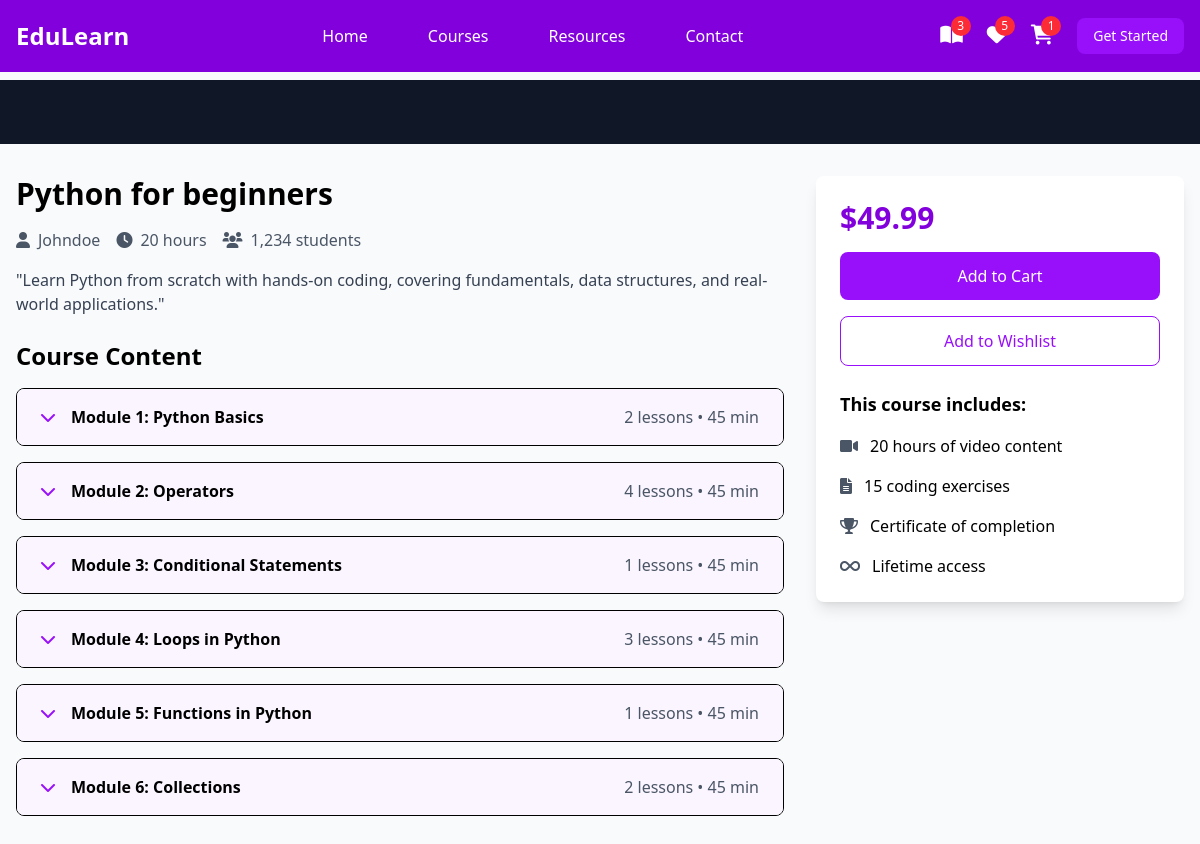
Screenshot of /student/coursedetail/1/ (signed in) with the database file from the repository.
### instructor/models.py (models this page shows, shortened)
class User(AbstractUser):
    ROLE_OPTIONS={
        ("student","student"),
        ("instructor","instructor")
    }
    role=models.CharField(max_length=20,choices=ROLE_OPTIONS,default="student")

class Course(models.Model):
    title=models.CharField(max_length=200)
    description=models.TextField()
    price=models.DecimalField(decimal_places=2,max_digits=5)
    owner=models.ForeignKey(User,on_delete=models.SET_NULL,related_name="courses",null=True)
    is_free=models.BooleanField(default=False)
    picture=models.ImageField(upload_to="courseimages",null=True,blank=True,default="courseimages/default.png")
    thumbnail=EmbedVideoField()
    category_objects=models.ManyToManyField(Category)
    created_at=models.DateTimeField(auto_now_add=True)
    updated_at=models.DateTimeField(auto_now=True)

class Module(models.Model):
    title=models.CharField(max_length=200)
    course_object=models.ForeignKey(Course,on_delete=models.CASCADE,related_name="modules")
    order=models.PositiveIntegerField()
    class Meta:
        ordering=["order"]

### student/views.py (the view)
# urls.py: path("coursedetail/<int:pk>/",views.CourseDetailView.as_view(),name='course-detail'),
class CourseDetailView(View):
    def get(self,request,*args,**kwargs):
        id=kwargs.get("pk")
        course_instance=Course.objects.get(id=id)
        return render(request,"course_detail.html",{"course":course_instance})

### student/templates/course_detail.html (shortened to what this page needs)
{%extends 'base.html'%}
{%load embed_video_tags%}
{%block main_block%}
    <div class="pt-20">
        <div class="bg-gray-900 w-full">
            <div class="max-w-screen-xl mx-auto px-4 py-8">
            </div>
        </div>
        <div class="max-w-screen-xl mx-auto px-4 py-8 grid grid-cols-1 lg:grid-cols-3 gap-8">
            <div class="lg:col-span-2">
                <h1 class="text-3xl font-bold mb-4">{{course.title}}</h1>
                <div class="flex items-center mb-4 text-gray-600">
                    <span class="mr-4"><i class="fas fa-user mr-2"></i>{{course.owner}}</span>
                    <span class="mr-4"><i class="fas fa-clock mr-2"></i>20 hours</span>
                    <span><i class="fas fa-users mr-2"></i>1,234 students</span>
                </div>
                <p class="text-gray-700 mb-6">{{course.description}}</p>
                <div class="space-y-4">
                    <h2 class="text-2xl font-bold mb-4">Course Content</h2>
                    {%for module in course.modules.all%}
                    <div class="border rounded-lg overflow-hidden">
                        <button class="w-full px-6 py-4 bg-purple-50 hover:bg-purple-100 flex items-center justify-between" onclick="toggleModule('module{{forloop.counter}}')">
                            <div class="flex items-center">
                                <i class="fas fa-chevron-down mr-4 text-purple-600"></i>
                                <span class="font-semibold">Module {{forloop.counter}}: {{module.title}}</span>
                            </div>
                            <span class="text-gray-600">{{module.lessons.all.count}} lessons • 45 min</span>
                        </button>
                    </div>
                    {%endfor%}
                </div>
            </div>
            <div class="lg:col-span-1">
                <div class="bg-white p-6 rounded-lg shadow-lg sticky top-24">
                    <div class="text-3xl font-bold mb-4 text-purple-700">$49.99</div>
                    <a href="{%url 'add-to-cart' course.id%}">
                        <button class="w-full bg-purple-600 text-white py-3 rounded-lg mb-4 hover:bg-purple-700 transition duration-300">
                            Add to Cart
                        </button>
                    </a>
                    <button class="w-full border border-purple-600 text-purple-600 py-3 rounded-lg mb-6 hover:bg-purple-50 transition duration-300">
                        Add to Wishlist
                    </button>
                    <div class="space-y-4">
                        <h3 class="font-bold text-lg">This course includes:</h3>
                        <div class="flex items-center">
                            <i class="fas fa-video mr-3 text-gray-600"></i>
                            <span>20 hours of video content</span>
                        </div>
                        <div class="flex items-center">
                            <i class="fas fa-file-alt mr-3 text-gray-600"></i>
                            <span>15 coding exercises</span>
                        </div>
                        <div class="flex items-center">
                            <i class="fas fa-trophy mr-3 text-gray-600"></i>
                            <span>Certificate of completion</span>
                        </div>
                        <div class="flex items-center">
                            <i class="fas fa-infinity mr-3 text-gray-600"></i>
                            <span>Lifetime access</span>
                        </div>
                    </div>
                </div>
            </div>
        </div>
    </div>
{%endblock%}

### student/templates/base.html (shortened to what this page needs)
<!DOCTYPE html>
<html lang="en">
<head>
    <script src="https://unpkg.com/@tailwindcss/browser@4"></script>
    <link href="https://cdnjs.cloudflare.com/ajax/libs/font-awesome/6.0.0/css/all.min.css" rel="stylesheet">
</head>
<body class="bg-gray-50">
    <nav class="bg-purple-700 fixed w-full z-20 top-0 left-0">
        <div class="max-w-screen-xl flex flex-wrap items-center justify-between mx-auto p-4">
            <a href="#" class="flex items-center">
                <span class="self-center text-2xl font-semibold text-white">EduLearn</span>
            </a>
            <div class="items-center justify-between hidden w-full md:flex md:w-auto md:order-1">
                <ul class="flex flex-col p-4 md:p-0 mt-4 font-medium md:flex-row md:space-x-8 md:mt-0">
                    <li><a href="#" class="block py-2 pl-3 pr-4 text-white hover:text-purple-200">Home</a></li>
                    <li><a href="{%url 'mycourses'%}" class="block py-2 pl-3 pr-4 text-white hover:text-purple-200">Courses</a></li>
                    <li><a href="#" class="block py-2 pl-3 pr-4 text-white hover:text-purple-200">Resources</a></li>
                    <li><a href="#" class="block py-2 pl-3 pr-4 text-white hover:text-purple-200">Contact</a></li>
                </ul>
            </div>
            <div class="flex items-center space-x-6 md:order-2">
                <div class="relative group">
                    <a href="#" class="text-white hover:text-purple-200">
                        <i class="fas fa-book-open text-xl"></i>
                        <span class="absolute -top-2 -right-2 bg-red-500 text-white text-xs rounded-full h-5 w-5 flex items-center justify-center">3</span>
                    </a>
                </div>
                <div class="relative group">
                    <a href="#" class="text-white hover:text-purple-200">
                        <i class="fas fa-heart text-xl"></i>
                        <span class="absolute -top-2 -right-2 bg-red-500 text-white text-xs rounded-full h-5 w-5 flex items-center justify-center">5</span>
                    </a>
                </div>
                <div class="relative group">
                    <a href="{%url 'cart-summary'%}" class="text-white hover:text-purple-200">
                        <i class="fas fa-shopping-cart text-xl"></i>
                        <span class="absolute -top-2 -right-2 bg-red-500 text-white text-xs rounded-full h-5 w-5 flex items-center justify-center">{{request.user.basket.all.count}}</span>
                    </a>
                </div>
                <button class="text-white bg-purple-600 hover:bg-purple-800 focus:ring-4 focus:outline-none focus:ring-purple-300 font-medium rounded-lg text-sm px-4 py-2 text-center">Get Started</button>
            </div>
        </div>
    </nav>
   {%block main_block%}
   {%endblock%}
</body>
</html>

### rows the page displays
User: user.basket.all.count "1"
Course: title "Python for beginners", owner "Johndoe", description "\"Learn Python from scratch with hands-on coding, covering fundamentals, data structures, and real-world applications.\""
Module: title "Python Basics", lessons.all.count "2"
Module: title "Operators", lessons.all.count "4"
Module: title "Conditional Statements", lessons.all.count "1"
Module: title "Loops in Python", lessons.all.count "3"
Module: title "Functions in Python", lessons.all.count "1"
Module: title "Collections", lessons.all.count "2"
